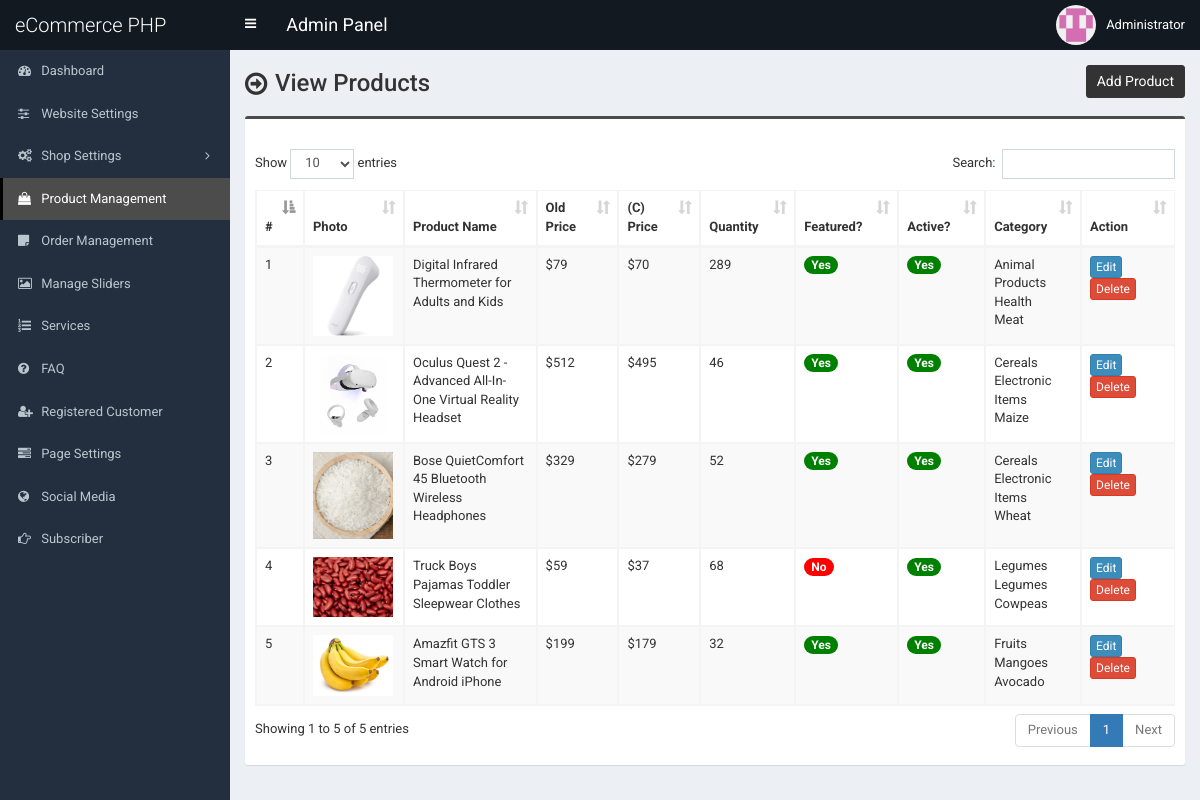
Screenshot of /admin/product.php (signed in) with the database file from the repository.
### tables this page shows
CREATE TABLE `tbl_product` (
  `p_id` int(11) NOT NULL,
  `p_name` varchar(255) NOT NULL,
  `p_old_price` varchar(10) NOT NULL,
  `p_current_price` varchar(10) NOT NULL,
  `p_qty` int(10) NOT NULL,
  `p_featured_photo` varchar(255) NOT NULL,
  `p_description` text NOT NULL,
  `p_short_description` text NOT NULL,
  `p_feature` text NOT NULL,
  `p_condition` text NOT NULL,
  `p_return_policy` text NOT NULL,
  `p_total_view` int(11) NOT NULL,
  `p_is_featured` int(1) NOT NULL,
  `p_is_active` int(1) NOT NULL,
  `ecat_id` int(11) NOT NULL
);

CREATE TABLE `tbl_top_category` (
  `tcat_id` int(11) NOT NULL,
  `tcat_name` varchar(255) NOT NULL,
  `show_on_menu` int(1) NOT NULL
);

CREATE TABLE `tbl_mid_category` (
  `mcat_id` int(11) NOT NULL,
  `mcat_name` varchar(255) NOT NULL,
  `tcat_id` int(11) NOT NULL
);

CREATE TABLE `tbl_end_category` (
  `ecat_id` int(11) NOT NULL,
  `ecat_name` varchar(255) NOT NULL,
  `mcat_id` int(11) NOT NULL
);

### admin/product.php (the view, shortened to what this page needs)
<?php require_once('header.php'); ?>
<section class="content-header">
	<div class="content-header-left">
		<h1>View Products</h1>
	</div>
	<div class="content-header-right">
		<a href="product-add.php" class="btn btn-primary btn-sm">Add Product</a>
	</div>
</section>
<section class="content">
	<div class="row">
		<div class="col-md-12">
			<div class="box box-info">
				<div class="box-body table-responsive">
					<table id="example1" class="table table-bordered table-hover table-striped">
					<thead class="thead-dark">
							<tr>
								<th width="10">#</th>
								<th>Photo</th>
								<th width="160">Product Name</th>
								<th width="60">Old Price</th>
								<th width="60">(C) Price</th>
								<th width="60">Quantity</th>
								<th>Featured?</th>
								<th>Active?</th>
								<th>Category</th>
								<th width="80">Action</th>
							</tr>
						</thead>
						<tbody>
							<?php
							$i=0;
							$statement = $pdo->prepare("SELECT
														t1.p_id,
														t1.p_name,
														t1.p_old_price,
														t1.p_current_price,
														t1.p_qty,
														t1.p_featured_photo,
														t1.p_is_featured,
														t1.p_is_active,
														t1.ecat_id,
														t2.ecat_id,
														t2.ecat_name,
														t3.mcat_id,
														t3.mcat_name,
														t4.tcat_id,
														t4.tcat_name
							                           	FROM tbl_product t1
							                           	JOIN tbl_end_category t2
							                           	ON t1.ecat_id = t2.ecat_id
							                           	JOIN tbl_mid_category t3
							                           	ON t2.mcat_id = t3.mcat_id
							                           	JOIN tbl_top_category t4
							                           	ON t3.tcat_id = t4.tcat_id
							                           	ORDER BY t1.p_id DESC
							                           	");
							$statement->execute();
							$result = $statement->fetchAll(PDO::FETCH_ASSOC);
							foreach ($result as $row) {
								$i++;
								?>
								<tr>
									<td><?php echo $i; ?></td>
									<td style="width:82px;"><img src="../assets/uploads/<?php echo $row['p_featured_photo']; ?>" alt="<?php echo $row['p_name']; ?>" style="width:80px;"></td>
									<td><?php echo $row['p_name']; ?></td>
									<td>$<?php echo $row['p_old_price']; ?></td>
									<td>$<?php echo $row['p_current_price']; ?></td>
									<td><?php echo $row['p_qty']; ?></td>
									<td>
										<?php if($row['p_is_featured'] == 1) {echo '<span class="badge badge-success" style="background-color:green;">Yes</span>';} else {echo '<span class="badge badge-success" style="background-color:red;">No</span>';} ?>
									</td>
									<td>
										<?php if($row['p_is_active'] == 1) {echo '<span class="badge badge-success" style="background-color:green;">Yes</span>';} else {echo '<span class="badge badge-danger" style="background-color:red;">No</span>';} ?>
									</td>
									<td><?php echo $row['tcat_name']; ?><br><?php echo $row['mcat_name']; ?><br><?php echo $row['ecat_name']; ?></td>
									<td>
										<a href="product-edit.php?id=<?php echo $row['p_id']; ?>" class="btn btn-primary btn-xs">Edit</a>
										<a href="#" class="btn btn-danger btn-xs" data-href="product-delete.php?id=<?php echo $row['p_id']; ?>" data-toggle="modal" data-target="#confirm-delete">Delete</a>
									</td>
								</tr>
								<?php
							}
							?>
						</tbody>
					</table>
				</div>
			</div>
		</div>
	</div>
</section>
<?php require_once('footer.php'); ?>

### admin/header.php (shortened to what this page needs)
<!DOCTYPE html>
<html>
<head>
	<link rel="stylesheet" href="css/bootstrap.min.css">
	<link rel="stylesheet" href="css/font-awesome.min.css">
	<link rel="stylesheet" href="css/ionicons.min.css">
	<link rel="stylesheet" href="css/datepicker3.css">
	<link rel="stylesheet" href="css/all.css">
	<link rel="stylesheet" href="css/select2.min.css">
	<link rel="stylesheet" href="css/dataTables.bootstrap.css">
	<link rel="stylesheet" href="css/jquery.fancybox.css">
	<link rel="stylesheet" href="css/AdminLTE.min.css">
	<link rel="stylesheet" href="css/_all-skins.min.css">
	<link rel="stylesheet" href="css/on-off-switch.css"/>
	<link rel="stylesheet" href="css/summernote.css">
	<link rel="stylesheet" href="style.css">
</head>
<body class="hold-transition fixed skin-blue sidebar-mini">
	<div class="wrapper">
		<header class="main-header">
			<a href="index.php" class="logo">
				<span class="logo-lg">eCommerce PHP</span>
			</a>
			<nav class="navbar navbar-static-top">
				<a href="#" class="sidebar-toggle" data-toggle="offcanvas" role="button">
				</a>
				<span style="float:left;line-height:50px;color:#fff;padding-left:15px;font-size:18px;">Admin Panel</span>
				<div class="navbar-custom-menu">
					<ul class="nav navbar-nav">
						<li class="dropdown user user-menu">
							<a href="#" class="dropdown-toggle" data-toggle="dropdown">
								<img src="../assets/uploads/<?php echo $_SESSION['user']['photo']; ?>" class="user-image" alt="User Image">
								<span class="hidden-xs"><?php echo $_SESSION['user']['full_name']; ?></span>
							</a>
						</li>
					</ul>
				</div>
			</nav>
		</header>
  		<?php $cur_page = substr($_SERVER["SCRIPT_NAME"],strrpos($_SERVER["SCRIPT_NAME"],"/")+1); ?>
  		<aside class="main-sidebar">
    		<section class="sidebar">
      			<ul class="sidebar-menu">
			        <li class="treeview <?php if($cur_page == 'index.php') {echo 'active';} ?>">
			          <a href="index.php">
			            <i class="fa fa-dashboard"></i> <span>Dashboard</span>
			          </a>
			        </li>
			        <li class="treeview <?php if( ($cur_page == 'settings.php') ) {echo 'active';} ?>">
			          <a href="settings.php">
			            <i class="fa fa-sliders"></i> <span>Website Settings</span>
			          </a>
			        </li>
                    <li class="treeview <?php if( ($cur_page == 'size.php') || ($cur_page == 'size-add.php') || ($cur_page == 'size-edit.php') || ($cur_page == 'color.php') || ($cur_page == 'color-add.php') || ($cur_page == 'color-edit.php') || ($cur_page == 'country.php') || ($cur_page == 'country-add.php') || ($cur_page == 'country-edit.php') || ($cur_page == 'shipping-cost.php') || ($cur_page == 'shipping-cost-edit.php') || ($cur_page == 'top-category.php') || ($cur_page == 'top-category-add.php') || ($cur_page == 'top-category-edit.php') || ($cur_page == 'mid-category.php') || ($cur_page == 'mid-category-add.php') || ($cur_page == 'mid-category-edit.php') || ($cur_page == 'end-category.php') || ($cur_page == 'end-category-add.php') || ($cur_page == 'end-category-edit.php') ) {echo 'active';} ?>">
                        <a href="#">
                            <i class="fa fa-cogs"></i>
                            <span>Shop Settings</span>
                            <span class="pull-right-container">
								<i class="fa fa-angle-left pull-right"></i>
							</span>
                        </a>
                    </li>
                    <li class="treeview <?php if( ($cur_page == 'product.php') || ($cur_page == 'product-add.php') || ($cur_page == 'product-edit.php') ) {echo 'active';} ?>">
                        <a href="product.php">
                            <i class="fa fa-shopping-bag"></i> <span>Product Management</span>
                        </a>
                    </li>
                    <li class="treeview <?php if( ($cur_page == 'order.php') ) {echo 'active';} ?>">
                        <a href="order.php">
                            <i class="fa fa-sticky-note"></i> <span>Order Management</span>
                        </a>
                    </li>
                     <li class="treeview <?php if( ($cur_page == 'slider.php') ) {echo 'active';} ?>">
			          <a href="slider.php">
			            <i class="fa fa-picture-o"></i> <span>Manage Sliders</span>
			          </a>
			        </li>
			        <li class="treeview <?php if( ($cur_page == 'service.php') ) {echo 'active';} ?>">
			          <a href="service.php">
			            <i class="fa fa-list-ol"></i> <span>Services</span>
			          </a>
			        </li>
			      			        <li class="treeview <?php if( ($cur_page == 'faq.php') ) {echo 'active';} ?>">
			          <a href="faq.php">
			            <i class="fa fa-question-circle"></i> <span>FAQ</span>
			          </a>
			        </li>
						<li class="treeview <?php if( ($cur_page == 'customer.php') || ($cur_page == 'customer-add.php') || ($cur_page == 'customer-edit.php') ) {echo 'active';} ?>">
			          <a href="customer.php">
			            <i class="fa fa-user-plus"></i> <span>Registered Customer</span>
			          </a>
			        </li>
			        <li class="treeview <?php if( ($cur_page == 'page.php') ) {echo 'active';} ?>">
			          <a href="page.php">
			            <i class="fa fa-tasks"></i> <span>Page Settings</span>
			          </a>
			        </li>
			        <li class="treeview <?php if( ($cur_page == 'social-media.php') ) {echo 'active';} ?>">
			          <a href="social-media.php">
			            <i class="fa fa-globe"></i> <span>Social Media</span>
			          </a>
			        </li>
			        <li class="treeview <?php if( ($cur_page == 'subscriber.php')||($cur_page == 'subscriber.php') ) {echo 'active';} ?>">
			          <a href="subscriber.php">
			            <i class="fa fa-hand-o-right"></i> <span>Subscriber</span>
			          </a>
			        </li>
      			</ul>
    		</section>
  		</aside>
  		<div class="content-wrapper">

### admin/footer.php (shortened to what this page needs)
		</div>
	</div>
</body>
</html>

### admin/style.css (style rules this page uses)
body { font-size: 13px; font-family: "Roboto", sans-serif; }
.navbar-nav > .user-menu .user-image { width: 40px; height: 40px; margin-top: -10px; }
.content-header > h1, .content-header .content-header-left h1 { font-family: "Roboto", sans-serif; }
.main-header .logo { text-align: left; }
.main-header .logo .logo-lg { font-family: "Roboto", sans-serif; }
.box-info { padding-top: 20px; }
.sidebar-menu li > a > .pull-right-container > .fa-angle-left:before { content: "\f105"; }
.content-header { overflow: hidden; }
.content-header .content-header-left { float: left; padding-top: 5px; }
.content-header .content-header-right { float: right; }
.content-header .content-header-left h1 { margin-top: 0; margin-bottom: 0; padding-left: 30px; padding-bottom: 5px; font-size: 24px; position: relative; }
.content-header .content-header-left h1:before { position: absolute; top: 0; left: 0; font-family: "FontAwesome", sans-serif; font-size: 26px; content: "\f18e"; }
.content-header .content-header-right a { position: relative; font-size: 14px; }
.skin-blue .sidebar-menu > li:hover > a, .skin-blue .sidebar-menu > li.active > a { color: #fff; background: #3c8dbc; border-left-color: #3c8dbc; }
.skin-blue .main-header .logo, .skin-blue .main-header .logo:hover, .skin-blue .main-header .navbar, .skin-blue .main-header .navbar .sidebar-toggle:hover { background-color: #131921; }
.skin-blue .sidebar-menu > li:hover > a, .skin-blue .sidebar-menu > li.active > a { background-color: #4c4c4c; border-left-color: #000000; }
.box.box-info { border-top-color: #4c4c4c; }
.content-header .content-header-right a { background-color: #333333; border-color: #333333; }

### rows the page displays
tbl_product: p_featured_photo (picture), p_name "Digital Infrared Thermometer for Adults and Kids", p_old_price "79", p_current_price "70", p_qty "289", p_is_featured "Yes", p_is_active "Yes", tbl_top_category.tcat_name "Animal Products", tbl_mid_category.mcat_name "Health", ecat.ecat_name "Meat"
tbl_product: p_featured_photo (picture), p_name "Oculus Quest 2 - Advanced All-In-One Virtual Reality Headset", p_old_price "512", p_current_price "495", p_qty "46", p_is_featured "Yes", p_is_active "Yes", tbl_top_category.tcat_name "Cereals", tbl_mid_category.mcat_name "Electronic Items", ecat.ecat_name "Maize"
tbl_product: p_featured_photo (picture), p_name "Bose QuietComfort 45 Bluetooth Wireless Headphones", p_old_price "329", p_current_price "279", p_qty "52", p_is_featured "Yes", p_is_active "Yes", tbl_top_category.tcat_name "Cereals", tbl_mid_category.mcat_name "Electronic Items", ecat.ecat_name "Wheat"
tbl_product: p_featured_photo (picture), p_name "Truck Boys Pajamas Toddler Sleepwear Clothes", p_old_price "59", p_current_price "37", p_qty "68", p_is_featured "No", p_is_active "Yes", tbl_top_category.tcat_name "Legumes", tbl_mid_category.mcat_name "Legumes", ecat.ecat_name "Cowpeas"
tbl_product: p_featured_photo (picture), p_name "Amazfit GTS 3 Smart Watch for Android iPhone", p_old_price "199", p_current_price "179", p_qty "32", p_is_featured "Yes", p_is_active "Yes", tbl_top_category.tcat_name "Fruits", tbl_mid_category.mcat_name "Mangoes", ecat.ecat_name "Avocado"

### other values shown
$_SESSION['user']['full_name'] "Administrator"
